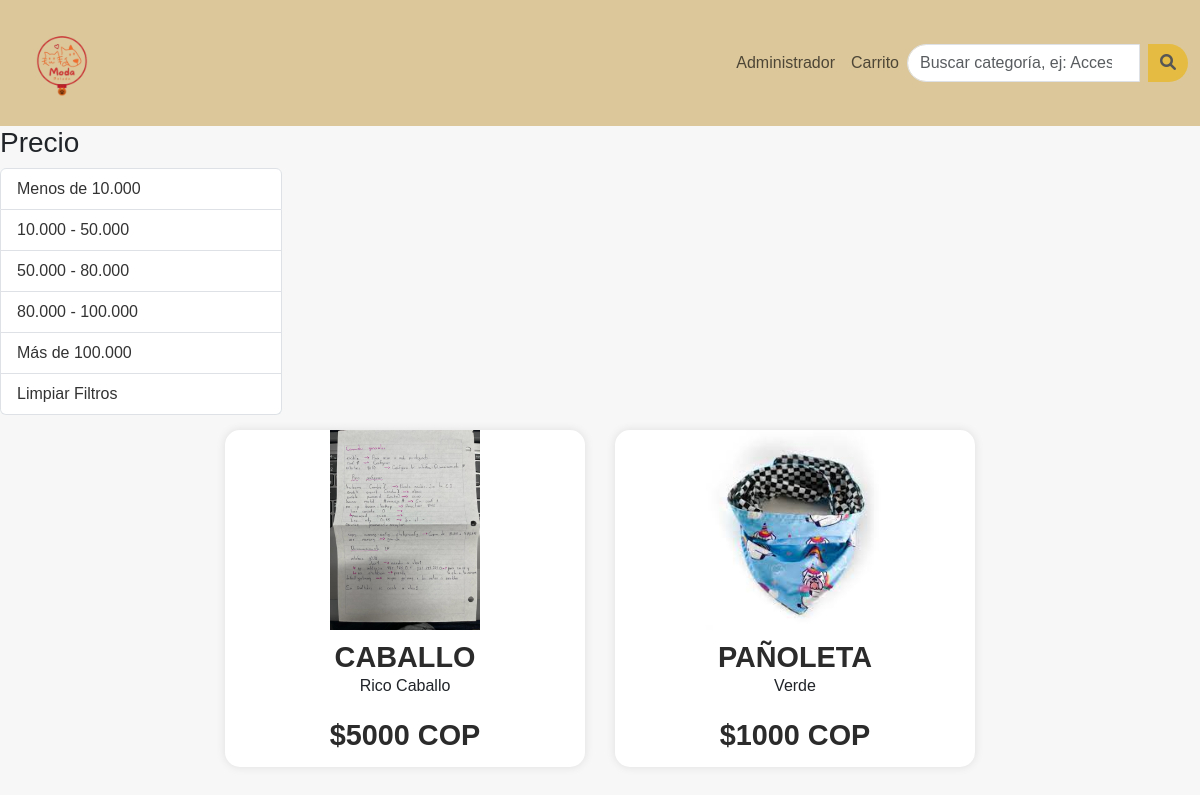
The page /?price=menos10 on the database as committed earlier.
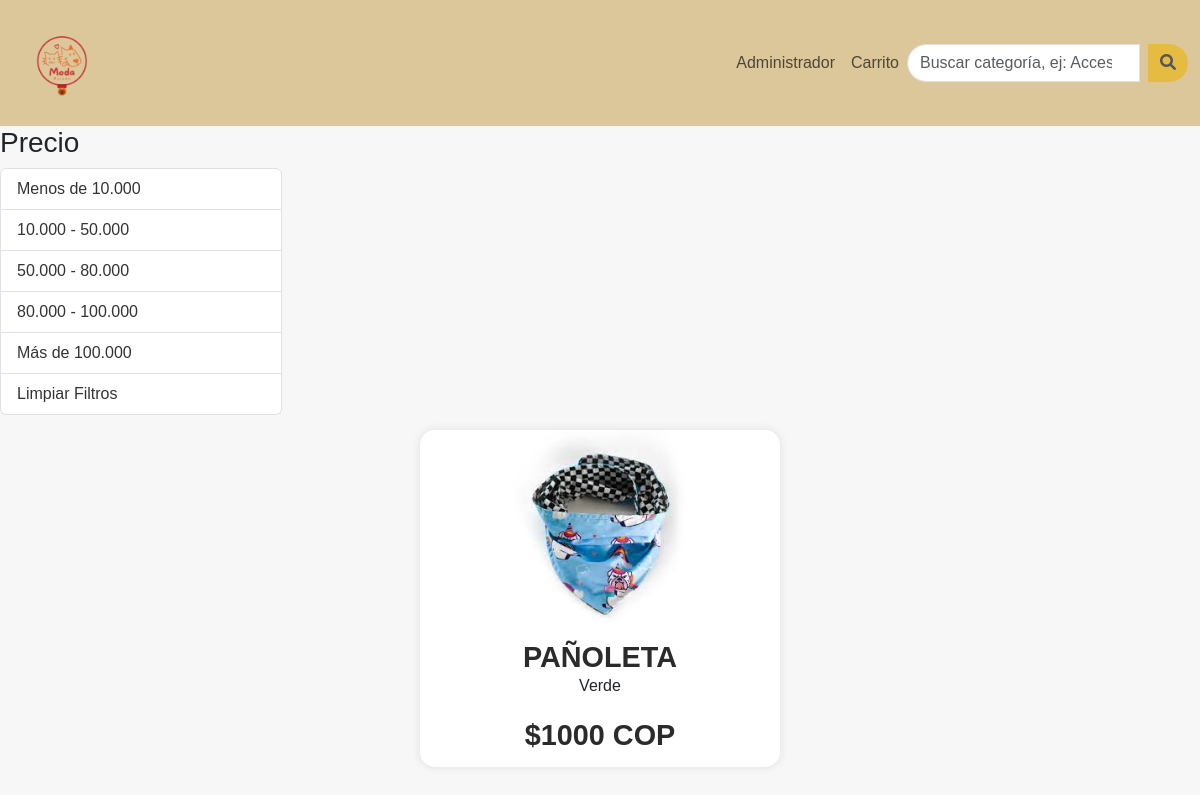
The same page on the database as committed later.
### products/models.py (models this page shows, shortened)
class Product(models.Model):
    name=models.CharField(max_length=40)
    description=models.CharField(max_length=40)
    product_image= models.ImageField(upload_to='product_image/',null=True,blank=True)
    price = models.PositiveIntegerField()
    category = models.CharField(max_length = 70)
    quantity = models.IntegerField()

### products/views.py (the view)
# urls.py: path('',productViews.home_view,name=''),
def home_view(request):
    price_filter = request.GET.get('price', None)
    queries = {
        'menos10': Q(price__lt=10000),
        '10a50': Q(price__gte=10000, price__lt=50000),
        '50a80': Q(price__gte=50000, price__lt=80000),
        '80a100': Q(price__gte=80000, price__lt=100000),
        'mas100': Q(price__gte=100000),
    }
    query = queries.get(price_filter, Q())
    products = models.Product.objects.filter(query)
    return render(request, 'customer_home.html', {'products': products})

### templates/customer_home.html (shortened to what this page needs)
{% extends 'base.html' %}
{% load static %}
{% block content %}
<!DOCTYPE html>
<html lang="en">
  <head>
  </head>
  <body>
    <div class="row">
      <div class="col-md-3">
        <div class="filter-options">
          <h3>Precio</h3>
          <ul class="list-group">
            <li class="list-group-item"><a href="?price=menos10">Menos de 10.000</a></li>
            <li class="list-group-item"><a href="?price=10a50">10.000 - 50.000</a></li>
            <li class="list-group-item"><a href="?price=50a80">50.000 - 80.000</a></li>
            <li class="list-group-item"><a href="?price=80a100">80.000 - 100.000</a></li>
            <li class="list-group-item"><a href="?price=mas100">Más de 100.000</a></li>
            <li class="list-group-item"><a href="{{ request.path }}">Limpiar Filtros</a></li>
          </ul>
        </div>
      </div>
    <div class="page-wrapper">
      {% if products %}
        {% for p in products %}
          <div class="item-wrapper">
            <div class="item-image">
              <img src="{% static p.product_image.url %}" alt="product pic">
            </div>
            <div class="item-info">
              <h4>{{ p.name }}</h4>
              <p>{{ p.description }}</p>
              <div class="item-price">
                ${{ p.price }} COP
              </div>
            </div>
          </div>
        {% endfor %}
      {% endif %}
    </div>
  </body>
</html>
{% endblock content %}

Rows that differ between the two databases and show on the page:
no longer on this page (row edited): Product: product_image (picture), name "CABALLO", description "Rico Caballo", price "5000"
